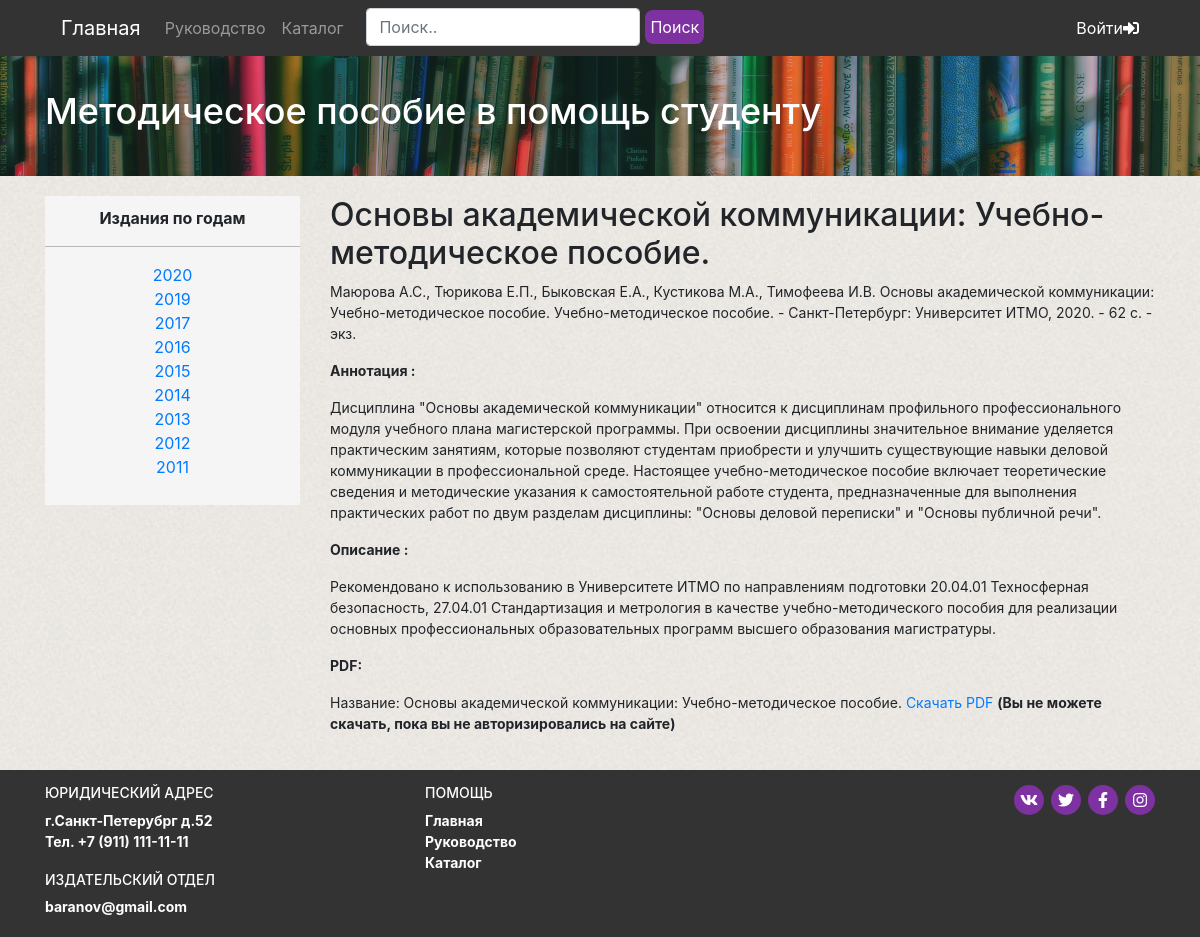
The page /book.php?book_id=7 on the database its author committed.
### tables this page shows
CREATE TABLE `years` (
  `year_id` int(11) NOT NULL,
  `year` int(5) NOT NULL
);

CREATE TABLE `books` (
  `book_id` int(11) NOT NULL,
  `name` varchar(255) NOT NULL,
  `author` varchar(256) NOT NULL,
  `additional_information` text NOT NULL,
  `image` text NOT NULL,
  `annotation` text NOT NULL,
  `description` text NOT NULL,
  `PDF` text NOT NULL,
  `year_id` int(11) NOT NULL DEFAULT 0
);

### include/functions.php (called while the page is built, shortened)
<?php
function get_years() {
	global $link;
	$sql = "SELECT * FROM years";
	$result = mysqli_query($link, $sql);
	$years = mysqli_fetch_all($result, MYSQLI_ASSOC);
	return $years;
}
function get_book_by_id($book_id) {
	global $link;
	$sql = "SELECT * FROM books WHERE book_id = ".$book_id;
	$result = mysqli_query($link, $sql);
	$book = mysqli_fetch_assoc($result);
	return $book;
}
?>

### book.php (the view, shortened to what this page needs)
<?php
$book_id = htmlspecialchars($_GET['book_id']);
require_once("header.php");
$book = get_book_by_id($book_id);
?>
<section class="book bg">
	<div class="container">
		<div class="row">
			<div class="col-md-3">
				<div class="years-block">
					<p class="years-block__title">Издания по годам</p>
					<hr>
					<ul class="years-block__list">
							<?php
						$years = get_years();
						?>
						<?php foreach($years as $year) : ?>
							<a href="year.php?year_id=<?=$year['year_id']?>" class="years-block__item"><?=$year['year']?><li></li></a>
							<?php endforeach; ?>
					</ul>
				</div>
			</div>
			<div class="col-md-9">
				<div class="book-block">
					<h2 class="book-block__title"><?=$book['name']?></h2>
					<p class="book-block__info"><?=$book['author'].' '?><?=$book['name'].' '?><?=$book['additional_information']?></p>
					<p><b>Аннотация :</b></p>
					<p class="book-block__annotation"><?=$book['annotation']?></p>
					<p><b>Описание :</b></p>
					<p class="book-block__description"><?=$book['description']?></p>
					<p><b>PDF:</b></p>
					<p class="book-block__PDF">
						Название: <?=$book['name'].' '?>
						<?php
						if(!isset($_SESSION['email']) && !isset($_SESSION['password'])){
						?>
							<a href="files/<?=$book['PDF']?> " target="_blank" onclick="return false;">
									Скачать PDF
							</a>
							<b>(Вы не можете скачать, пока вы не авторизировались на сайте)</b>
						<?php
						}else{
						?>
							<a href="files/<?=$book['PDF']?>" target="_blank">
									Скачать PDF
							</a>
						<?php
									}
						?>
					</p>
				</div>
			</div>
		</div>
	</div>
</section>
<?php
require_once("footer.php");
?>

### css/styles.css (style rules this page uses)
hr { border: none; color: #adadad88; background-color: #adadad88; height: 2px; width: 100%; margin: 21px 0px; }
.bg { background-image: url("../img/bg/bg-content1.jpg"); background-repeat: repeat; padding: 20px 0; min-height: 70%; }
.years-block { text-align: center; background-color: #f5f5f5; padding: 10px 0; }
.years-block__title { font-weight: 700; }
.years-block__list { list-style: none; padding: 0; }
.years-block__item { display: -webkit-box; display: -ms-flexbox; display: flex; -webkit-box-pack: center; -ms-flex-pack: center; justify-content: center; }
.book-block { font-size: 14px; }

### rows shown on the page
years: year "2020"
years: year "2019"
years: year "2017"
years: year "2016"
years: year "2015"
years: year "2014"
years: year "2013"
years: year "2012"
years: year "2011"
books: name "Основы академической коммуникации: Учебно-методическое пособие.", author "Маюрова А.С., Тюрикова Е.П., Быковская Е.А., Кустикова М.А., Тимофеева И.В.", additional_information "Учебно-методическое пособие. - Санкт-Петербург: Университет ИТМО, 2020. - 62 с. - экз.", annotation "Дисциплина \"Основы академической коммуникации\" относится к дисциплинам профильного профессионального модуля учебного плана магистерской программы. При освоении дисциплины значительное внимание уделяется практическим занятиям, которые позволяют студентам приобрести и улучшить существующие навыки деловой коммуникации в профессиональной среде. Настоящее учебно-методическое пособие включает теоретические сведения и методические указания к самостоятельной работе студента, предназначенные для выполнения практических работ по двум разделам дисциплины: \"Основы деловой переписки\" и \"Основы публичной речи\".", description "Рекомендовано к использованию в Университете ИТМО по направлениям подготовки 20.04.01 Техносферная безопасность, 27.04.01 Стандартизация и метрология в качестве учебно-методического пособия для реализации основных профессиональных образовательных программ высшего образования магистратуры."
